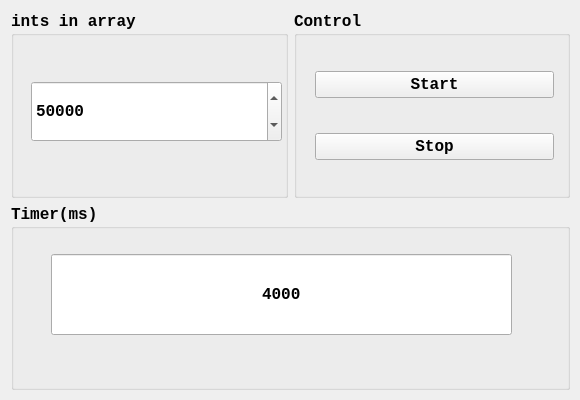
<?xml version="1.0" encoding="UTF-8"?>
<ui version="4.0">
 <class>MainWindow</class>
 <widget class="QMainWindow" name="MainWindow">
  <property name="geometry">
   <rect>
    <x>0</x>
    <y>0</y>
    <width>580</width>
    <height>400</height>
   </rect>
  </property>
  <property name="windowTitle">
   <string>MainWindow</string>
  </property>
  <widget class="QWidget" name="centralWidget">
   <property name="font">
    <font>
     <family>Courier New</family>
     <pointsize>12</pointsize>
     <weight>75</weight>
     <bold>true</bold>
    </font>
   </property>
   <widget class="QWidget" name="">
    <property name="geometry">
     <rect>
      <x>0</x>
      <y>0</y>
      <width>581</width>
      <height>401</height>
     </rect>
    </property>
    <layout class="QGridLayout" name="gridLayout">
     <item row="0" column="0">
      <widget class="QGroupBox" name="groupBox">
       <property name="title">
        <string>ints in array</string>
       </property>
       <widget class="QSpinBox" name="spinBox">
        <property name="geometry">
         <rect>
          <x>20</x>
          <y>70</y>
          <width>251</width>
          <height>61</height>
         </rect>
        </property>
        <property name="wrapping">
         <bool>false</bool>
        </property>
        <property name="buttonSymbols">
         <enum>QAbstractSpinBox::UpDownArrows</enum>
        </property>
        <property name="minimum">
         <number>2000</number>
        </property>
        <property name="maximum">
         <number>1000000</number>
        </property>
        <property name="value">
         <number>50000</number>
        </property>
       </widget>
      </widget>
     </item>
     <item row="1" column="0" colspan="2">
      <widget class="QGroupBox" name="groupBox_2">
       <property name="title">
        <string>Timer(ms)</string>
       </property>
       <widget class="QLineEdit" name="lineEdit">
        <property name="geometry">
         <rect>
          <x>40</x>
          <y>50</y>
          <width>461</width>
          <height>81</height>
         </rect>
        </property>
        <property name="sizePolicy">
         <sizepolicy hsizetype="Minimum" vsizetype="Minimum">
          <horstretch>0</horstretch>
          <verstretch>0</verstretch>
         </sizepolicy>
        </property>
        <property name="text">
         <string>4000</string>
        </property>
        <property name="maxLength">
         <number>5</number>
        </property>
        <property name="alignment">
         <set>Qt::AlignCenter</set>
        </property>
       </widget>
      </widget>
     </item>
     <item row="0" column="1">
      <widget class="QGroupBox" name="groupBox_3">
       <property name="title">
        <string>Control</string>
       </property>
       <widget class="QWidget" name="">
        <property name="geometry">
         <rect>
          <x>10</x>
          <y>20</y>
          <width>261</width>
          <height>171</height>
         </rect>
        </property>
        <layout class="QVBoxLayout" name="verticalLayout">
         <item>
          <widget class="QPushButton" name="startButton">
           <property name="text">
            <string>Start</string>
           </property>
          </widget>
         </item>
         <item>
          <widget class="QPushButton" name="stopButton">
           <property name="text">
            <string>Stop</string>
           </property>
          </widget>
         </item>
        </layout>
       </widget>
      </widget>
     </item>
    </layout>
   </widget>
  </widget>
 </widget>
 <layoutdefault spacing="6" margin="11"/>
 <resources/>
 <connections/>
</ui>
